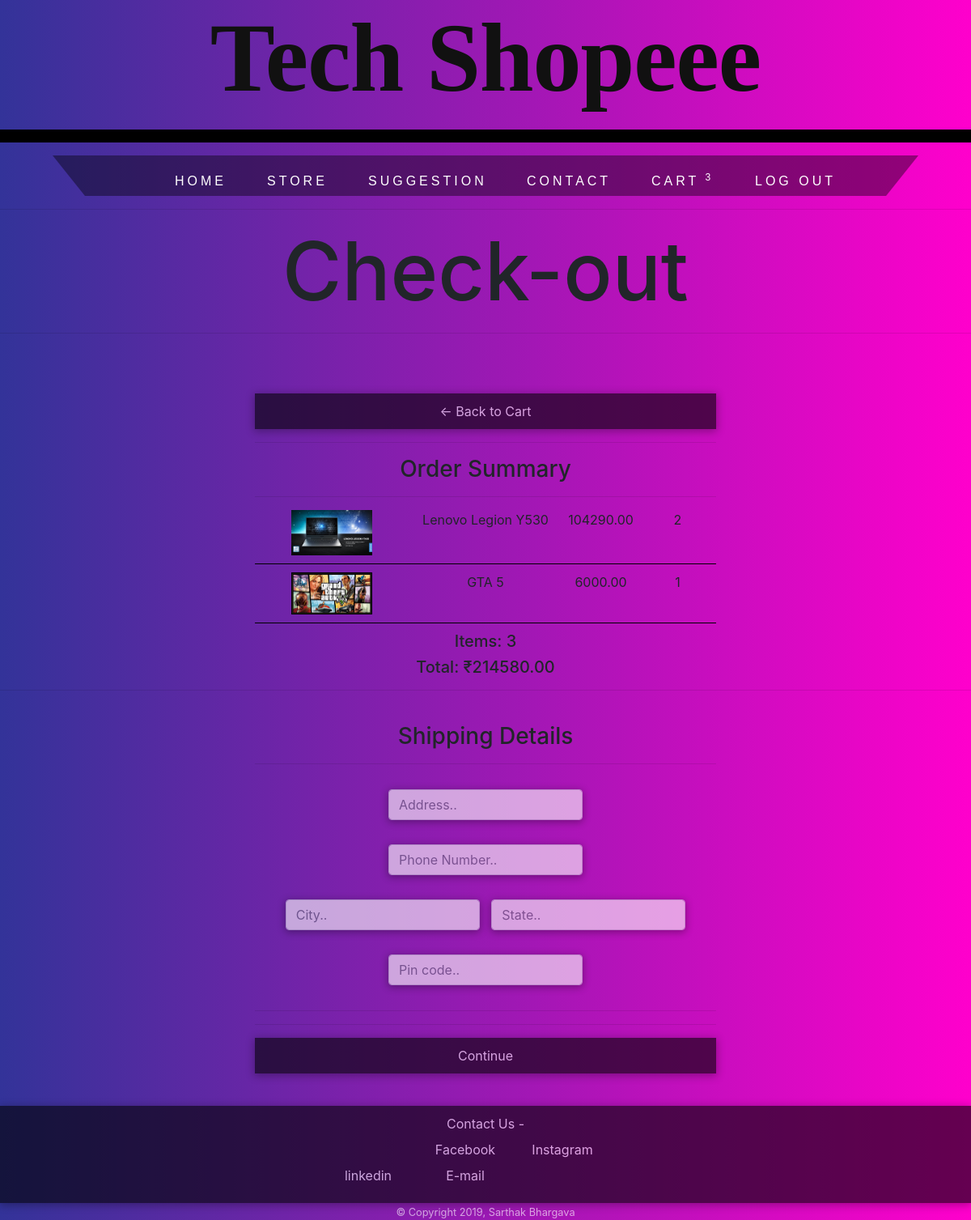
Screenshot of /checkout/ (signed in) with the database file from the repository.
### minor/models.py (models this page shows, shortened)
class OrderItems(models.Model):
    product = models.ForeignKey(Product, on_delete=models.SET_NULL, blank=True, null=True)
    order = models.ForeignKey(Order, on_delete=models.SET_NULL, blank=True, null=True)
    quantity = models.IntegerField(default=0, blank=True, null=True)
    date_added = models.DateTimeField(auto_now_add=True)
    @property
    def get_total(self):
        total = self.product.price * self.quantity
        return total

class Product(models.Model):
    name = models.CharField(max_length=200, null=True)
    price = models.DecimalField(max_digits=10, decimal_places=2)
    details = models.TextField(default="")
    category = models.CharField(max_length=50)
    brand = models.CharField(max_length=50)
    offers = models.BooleanField(default=False)
    digital = models.BooleanField(default=False)
    image = models.ImageField(upload_to='images', null=True, blank=True)
    image_1 = models.ImageField(upload_to='images', null=True, blank=True)
    image_2 = models.ImageField(upload_to='images', null=True, blank=True)
    image_3 = models.ImageField(upload_to='images', null=True, blank=True)
    image_4 = models.ImageField(upload_to='images', null=True, blank=True)

class Order(models.Model):
    customer = models.ForeignKey(settings.AUTH_USER_MODEL, on_delete=models.SET_NULL, blank=True, null=True)
    date_order = models.DateTimeField(auto_now_add=True)
    complete = models.BooleanField(default=False, null=True, blank=False)
    transaction_id = models.CharField(max_length=200, null=True)
    @property
    def shipping(self):
        ship = False
        orderItems = self.orderitems_set.all()
        for i in orderItems:
            if i.product.digital == False:
                ship = True
        return ship
    @property
    def get_cart_total(self):
        order_items = self.orderitems_set.all()
        total = sum([item.get_total for item in order_items])
        return total
    @property
    def get_cart_items(self):
        order_items = self.orderitems_set.all()
        total = sum([item.quantity for item in order_items])
        return total

### minor/views.py (the view)
# urls.py: path('checkout/', views.checkout, name='checkout'),
def checkout(request):
    Data = cartData(request)
    cartItems = Data['cartItems']
    order = Data['order']
    items = Data['items']
    context = {
        'items': items,
        'orders': order,
        'cartItems': cartItems
    }
    return render(request, 'checkout.html', context)

### minor/utils.py (called while the page is built)
def cartData(request):
    if request.user.is_authenticated:
        customer = request.user
        order, created = Order.objects.get_or_create(customer=customer,complete=False)
        items = order.orderitems_set.all()
        cartItems = order.get_cart_items
    else:
        cookieData = cookieCart(request)
        cartItems = cookieData['cartItems']
        order = cookieData['order']
        items = cookieData['items']
    return {'cartItems': cartItems, 'order':  order, 'items': items}

### minor/templates/checkout.html (shortened to what this page needs)
{% extends 'index.html' %}
{% load static %}
{% block content %}
<hr>
<h1>Check-out</h1>
<hr>
<br>
<br>
{% if request.user.is_authenticated %}
    <div class="col-lg-6">
        <div class="box-element">
            <a class="btn btn-block btn-outline-primary cart-btn" href="{% url 'cart' %}">&#x2190; Back to Cart</a>
            <hr>
            <h3>Order Summary</h3>
            <hr>
            {% for item in items %}
            <div class="cart-row">
                <div style="flex:2"><img class="row-image" src="{{item.product.image.url}}"></div>
                <div style="flex:2"><p>{{item.product.name}}</p></div>
                <div style="flex:1"><p>{{item.product.price|floatformat:2}}</p></div>
				<div style="flex:1"><p>{{item.quantity}}</p></div>
            </div>
            {% endfor %}
            <h5>Items: {{orders.get_cart_items}}</h5>
            <h5>Total: ₹{{orders.get_cart_total|floatformat:2}}</h5>
        </div>
    </div>
    <hr>
    <div class="col-lg-6">
        <div class="box-element" id="form-wrapper">
            <form id="form">
                <br>
                <div id="shipping-info">
                     <h3>Shipping Details</h3>
						<hr>
						<div class="form-field">
							<input class="form-control" type="text" name="address" placeholder="Address..">
						</div><br>
                        <div class="form-field">
							<input class="form-control" type="text" name="phone" placeholder="Phone Number..">
						</div><br>
						<div class="form-field">
							<input class="form-control" type="text" name="city" placeholder="City..">
						</div>
						<div class="form-field">
							<input class="form-control" type="text" name="state" placeholder="State..">
						</div><br>
						<div class="form-field">
							<input class="form-control" type="text" name="pincode" placeholder="Pin code..">
						</div>
                </div>
                <hr>
                <hr>
                <input id="form-button" class="btn btn-block btn-outline-primary cart-btn" type="submit" value="Continue">
            </form>
        </div>
        <br>
    </div>
    </div>
    {% else %}
        <a class="btn btn-block btn-outline-primary cart-btn" href="{% url 'store' %}">&#x2190; Continue Shopping</a>
    {% endif %}
{% endblock content %}

### static/css/base.css (style rules this page uses)
body { min-width: 800px; background: #ff00cc; background: -webkit-linear-gradient(to right, #333399, #ff00cc); background: linear-gradient(to right, #333399, #ff00cc); margin:0px; }
h1 { font-size: 100px; }
input { border: none; position: relative; display: block; outline: none; width: 400px; height: 30p; margin: 10 auto; padding: 10px; color: #FFFFFF; -webkit-box-shadow: 0 2px 10px 1px rgba(0,0,0,0.5); box-shadow: 0 2px 10px 1px rgba(0,0,0,0.5); opacity: 0.6; background-color: #000000; }
.search-btn, .cart-btn { border: none; position: relative; display: block; outline: none; width: auto; height: 30p; margin: 10 auto; padding: 10px; color: #FFFFFF; -webkit-box-shadow: 0 2px 10px 1px rgba(0,0,0,0.5); box-shadow: 0 2px 10px 1px rgba(0,0,0,0.5); opacity: 0.6; background-color: #000000; }
.col-lg-4, .col-lg-6, .col-lg-8, .col-lg-12 { margin-top: 10px; }
.btn { border-radius: 0; }
.row-image { width: 100px; }
.form-field { width:250px; display: inline-block; padding: 5px; }
.cart-row { display: flex; align-items: flex-stretch; padding-bottom: 10px; margin-bottom: 10px; border-bottom: 1px solid #000000; }

### rows the page displays
OrderItems: product.image (picture), product.name "Lenovo Legion Y530", product.price "104290.00", quantity "2"
OrderItems: product.image (picture), product.name "GTA 5", product.price "6000.00", quantity "1"
Order: get_cart_items "3", get_cart_total "214580.00"

### other values shown
{{ cartItems }} "3"
